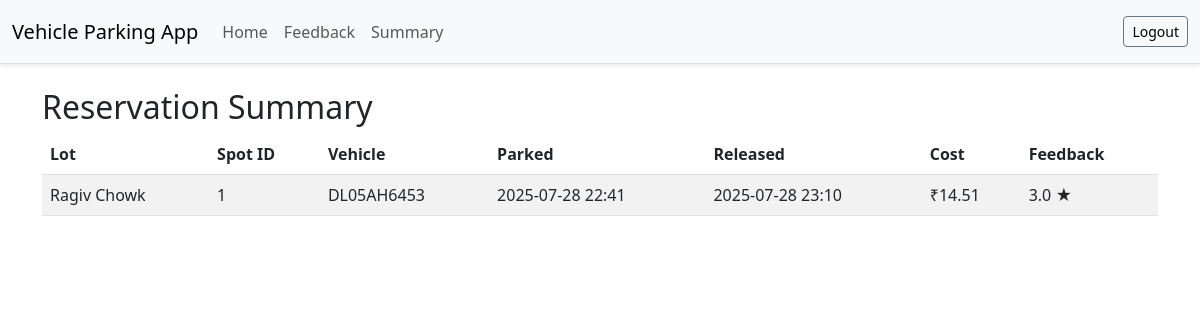
Screenshot of /user/feedback (signed in) with the database file from the repository.
### models.py (models this page shows)
class Reservation(db.Model):
    id = db.Column(db.Integer, primary_key=True)
    user_id = db.Column(db.Integer, db.ForeignKey('user.id'), nullable=False)
    spot_id = db.Column(db.Integer, db.ForeignKey('parking_spot.id'), nullable=False)
    parking_time = db.Column(db.DateTime, nullable=True)
    release_time = db.Column(db.DateTime, nullable=True)
    cost = db.Column(db.Float, nullable=True)
    vehicle_number = db.Column(db.String(20), nullable=False)
    rating = db.Column(db.Float, nullable=True)

class ParkingLot(db.Model):
    id = db.Column(db.Integer, primary_key=True)
    name = db.Column(db.String(100), nullable=False)
    address = db.Column(db.String(200), nullable=False)
    pin_code = db.Column(db.String(10), nullable=False)
    price = db.Column(db.Float, nullable=False)
    max_spots = db.Column(db.Integer, nullable=False)
    spots = db.relationship('ParkingSpot', backref='lot', lazy=True)

class ParkingSpot(db.Model):
    id = db.Column(db.Integer, primary_key=True)
    lot_id = db.Column(db.Integer, db.ForeignKey('parking_lot.id'), nullable=False)
    status = db.Column(db.String(1), nullable=False, default='A')  # A = Available, O = Occupied
    reservations = db.relationship('Reservation', backref='spot', lazy="dynamic")

### app.py (the view)
@app.route('/user/feedback')
def user_feedback():
    if session.get('role') != 'user':
        return redirect(url_for('login'))
    user_id = session.get('user')
    if not isinstance(user_id, int):
        return redirect(url_for('login'))
    reservations = (
        Reservation.query
        .filter_by(user_id=user_id)
        .filter(Reservation.release_time.isnot(None))
        .order_by(Reservation.parking_time.desc())
        .all()
    )
    return render_template('user_feedback.html', reservations=reservations)

### templates/user_feedback.html (shortened to what this page needs)
{% extends "base.html" %}
{% block content %}
<h2>Reservation Summary</h2>
<table class="table table-striped">
    <thead>
        <tr>
            <th>Lot</th>
            <th>Spot ID</th>
            <th>Vehicle</th>
            <th>Parked</th>
            <th>Released</th>
            <th>Cost</th>
            <th>Feedback</th>
        </tr>
    </thead>
    <tbody>
        {% for r in reservations %}
        <tr>
            <td>{{ r.spot.lot.name }}</td>
            <td>{{ r.spot.id }}</td>
            <td>{{ r.vehicle_number }}</td>
            <td>{{ r.parking_time.strftime('%Y-%m-%d %H:%M') }}</td>
            <td>{{ r.release_time.strftime('%Y-%m-%d %H:%M') }}</td>
            <td>₹{{ r.cost or '—' }}</td>
            <td>
                {% if r.rating %}
                    {{ r.rating }} ★
                {% endif %}
            </td>
        </tr>
        {% endfor %}
    </tbody>
</table>
{% endblock %}

### static/css/styles.css (style rules this page uses)
body { background-color: #f8f9fa; }
h2 { margin-bottom: 20px; }

### rows the page displays
Reservation: spot.lot.name "Ragiv Chowk", spot.id "1", vehicle_number "DL05AH6453", parking_time "2025-07-28 22:41", release_time "2025-07-28 23:10", cost "14.51", rating "3.0"
